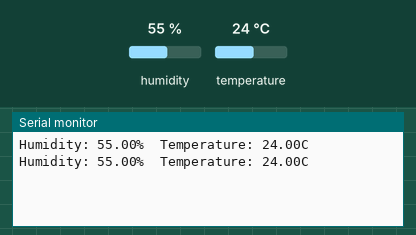
Recording of a sketch running on a simulated Arduino Uno, built with avr-gcc and run on an emulated ATmega328P. On the bench: the last lines printed to the serial monitor. Inputs (shaded band) come from the test bench; at power-on: humidity 55 %, temperature 24 °C.

Above: at 4.8 s.
4.9 s: humidity set to 22 %
At 7.0 s:
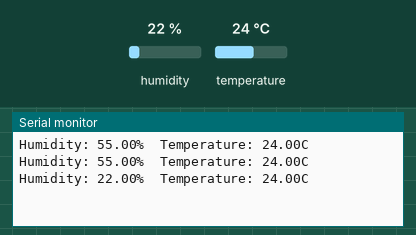
7.9 s: temperature set to 12 °C
At 9.4 s:
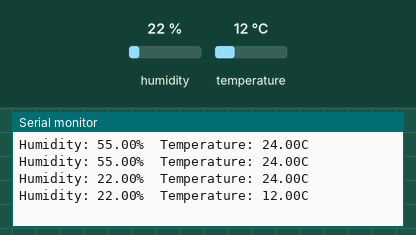
10.9 s: humidity set to 40 %
At 13.1 s:
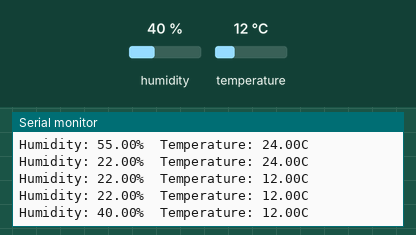
Timing chart, 0 to 14.6 s (numbered marks = the images above; inputs shaded):
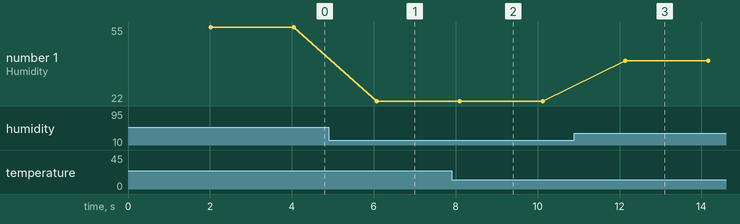

The sketch:

2_9_1.ino
```cpp
#include "DHT.h"

#define DHTPIN 2
#define DHTTYPE DHT11
DHT dht(DHTPIN, DHTTYPE);

void setup() {
  Serial.begin(9600);

  dht.begin();
}

void loop() {
  delay(2000);

  float humi = dht.readHumidity();
  float temp = dht.readTemperature();

  if (!isnan(humi) || !isnan(temp))
  {
    Serial.print("Humidity: ");
    Serial.print(humi);
    Serial.print("%  Temperature: ");
    Serial.print(temp);
    Serial.println("C");
  }
}
//2_9_1.ino
```

Measured:
- after the input at 4.9 s, the serial monitor: prints a new line after 1.2 s (image 1)
- after the input at 7.9 s, the serial monitor: prints a new line after 0.20 s (image 2)
- after the input at 10.9 s, the serial monitor: prints a new line after 1.2 s (image 3)
- plotted number 1: 55 → 22 after the input at 4.9 s, 22 → 40 after the input at 10.9 s
